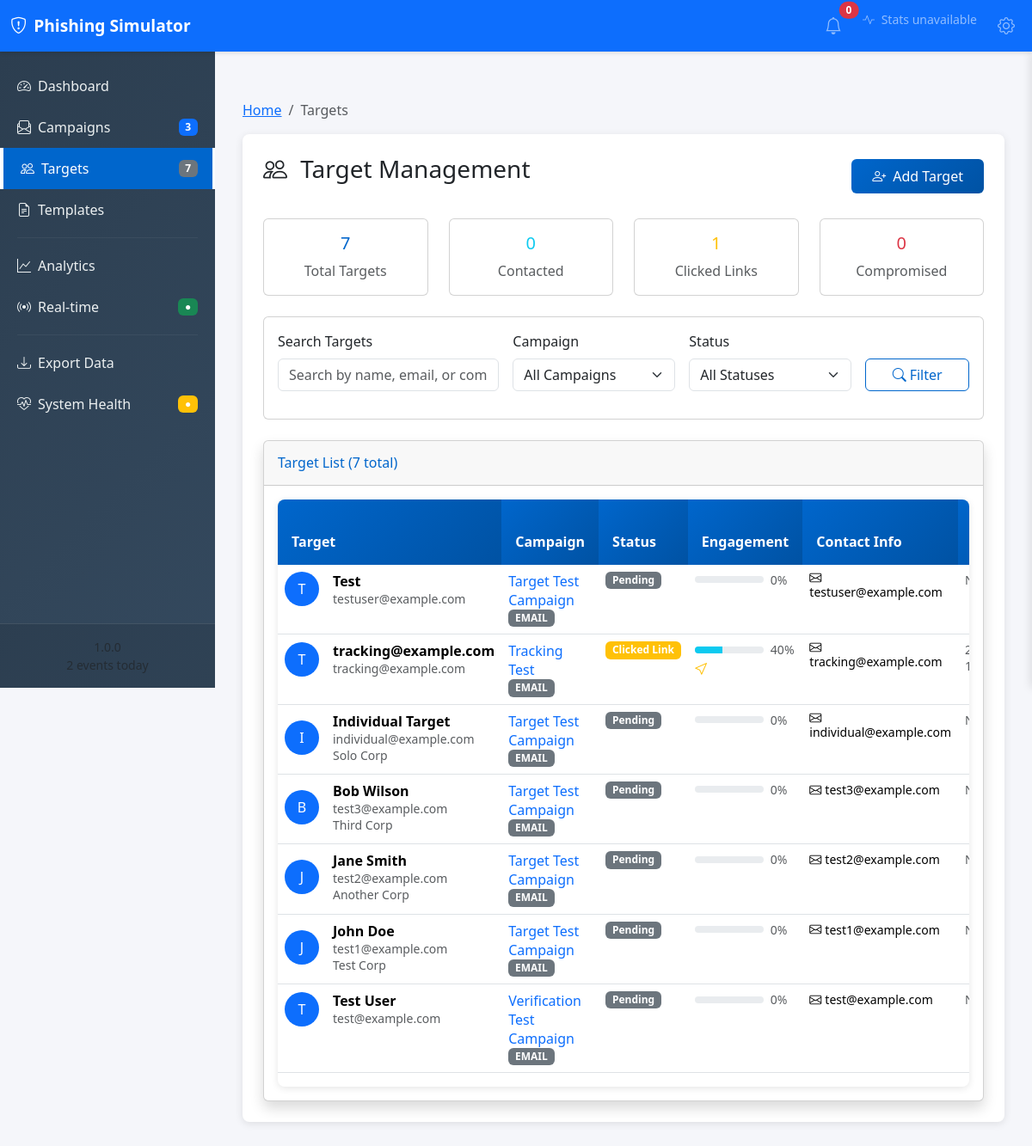
The app's page /admin/targets/ with its own data.
### models/target.py (models this page shows, shortened)
class Target(db.Model):
    __tablename__ = 'targets'
    id = Column(Integer, primary_key=True)
    campaign_id = Column(Integer, ForeignKey('campaigns.id'), nullable=False)
    email = Column(String(254), nullable=False)  # RFC 5321 limit
    phone = Column(String(20))
    first_name = Column(String(50))
    last_name = Column(String(50))
    company = Column(String(100))
    position = Column(String(100))
    notes = Column(Text)
    created_at = Column(DateTime, default=datetime.utcnow, nullable=False)
    updated_at = Column(DateTime, default=datetime.utcnow, onupdate=datetime.utcnow)
    email_sent = Column(Boolean, default=False)
    sms_sent = Column(Boolean, default=False)
    clicked_link = Column(Boolean, default=False)
    entered_credentials = Column(Boolean, default=False)
    tracking_events = relationship('Tracking', backref='target', lazy=True, cascade='all, delete-orphan')
    captured_credentials = relationship('Credential', backref='target', lazy=True, cascade='all, delete-orphan')
    @property
    def full_name(self):
        if self.first_name and self.last_name:
            return f'{self.first_name} {self.last_name}'
        elif self.first_name:
            return self.first_name
        elif self.last_name:
            return self.last_name
        return None
    @property
    def display_name(self):
        return self.full_name or self.email
    @property
    def engagement_score(self):
        score = 0
        if self.email_sent:
            score += 10
        if self.sms_sent:
            score += 10
        if self.clicked_link:
            score += 40
        if self.entered_credentials:
            score += 40
        return min(score, 100)
    @property
    def status(self):
        if self.entered_credentials:
            return 'credentials_entered'
        elif self.clicked_link:
            return 'clicked_link'
        elif self.email_sent or self.sms_sent:
            return 'contacted'
        else:
            return 'pending'
    @property
    def status_display(self):
        status_map = {
            'credentials_entered': 'Credentials Captured',
            'clicked_link': 'Clicked Link',
            'contacted': 'Contacted',
            'pending': 'Pending'
        }
        return status_map.get(self.status, 'Unknown')
    @property
    def last_activity(self):
        if not self.tracking_events:
            return None
        return max(self.tracking_events, key=lambda x: x.timestamp).timestamp

### models/campaign.py (models this page shows, shortened)
class Campaign(db.Model):
    __tablename__ = 'campaigns'
    id = Column(Integer, primary_key=True)
    name = Column(String(100), nullable=False, unique=True)
    description = Column(Text)
    type = Column(
        Enum('email', 'sms', 'both', name='campaign_type'),
        nullable=False,
        default='email'
    )
    status = Column(
        Enum('draft', 'active', 'paused', 'completed', name='campaign_status'),
        nullable=False,
        default='draft'
    )
    created_at = Column(DateTime, default=datetime.utcnow, nullable=False)
    updated_at = Column(DateTime, default=datetime.utcnow, onupdate=datetime.utcnow)
    started_at = Column(DateTime)
    ended_at = Column(DateTime)
    auto_start = Column(Boolean, default=False)
    track_opens = Column(Boolean, default=True)
    track_clicks = Column(Boolean, default=True)
    created_by = Column(String(50), default='admin')  # Pentru viitor - multi-user
    targets = relationship('Target', backref='campaign', lazy=True, cascade='all, delete-orphan')
    tracking_events = relationship('Tracking', backref='campaign', lazy=True, cascade='all, delete-orphan')
    captured_credentials = relationship('Credential', backref='campaign', lazy=True, cascade='all, delete-orphan')

### routes/targets.py (the view, shortened to what this page needs)
@bp.route('/')
def list_targets():
    try:
        search_query = request.args.get('q', '').strip()
        campaign_filter = request.args.get('campaign_id', type=int)
        status_filter = request.args.get('status', '')
        page = int(request.args.get('page', 1))
        per_page = int(request.args.get('per_page', 50))
        targets_query = Target.query
        if campaign_filter:
            targets_query = targets_query.filter_by(campaign_id=campaign_filter)
        if status_filter:
            all_targets = targets_query.all()
            filtered_targets = [t for t in all_targets if t.status == status_filter]
            start = (page - 1) * per_page
            end = start + per_page
            paginated_targets = filtered_targets[start:end]
            total = len(filtered_targets)
            pages = (total + per_page - 1) // per_page
        else:
            paginated_result = targets_query.order_by(Target.created_at.desc())\
                .paginate(page=page, per_page=per_page, error_out=False)
            paginated_targets = paginated_result.items
            total = paginated_result.total
            pages = paginated_result.pages
        stats = {
            'total_targets': Target.query.count(),
            'contacted': Target.query.filter(
                db.or_(Target.email_sent == True, Target.sms_sent == True)
            ).count(),
            'clicked': Target.query.filter_by(clicked_link=True).count(),
            'compromised': Target.query.filter_by(entered_credentials=True).count(),
            'campaigns': Campaign.query.count()
        }
        campaigns = Campaign.query.order_by(Campaign.name).all()
        return render_template('admin/targets.html',
                             targets=paginated_targets,
                             pagination={
                                 'page': page,
                                 'per_page': per_page,
                                 'total': total,
                                 'pages': pages,
                                 'has_prev': page > 1,
                                 'has_next': page < pages
                             },
                             stats=stats,
                             campaigns=campaigns,
                             filters={
                                 'search_query': search_query,
                                 'campaign_filter': campaign_filter,
                                 'status_filter': status_filter
                             })
    except Exception as e:
        logger.error(f"Error listing targets: {str(e)}")
        flash('Error loading targets', 'error')
        return render_template('admin/targets.html',
                             targets=[],
                             pagination={},
                             stats={},
                             campaigns=[],
                             filters={})

### templates/admin/targets.html (shortened to what this page needs)
{% extends "admin/base.html" %}
{% block breadcrumb %}
<li class="breadcrumb-item active">Targets</li>
{% endblock %}
{% block content %}
<div class="row mb-4">
    <div class="col-12">
        <div class="d-flex justify-content-between align-items-center">
            <h1 class="h3 mb-3">
                <i class="bi bi-people me-2"></i>
                Target Management
            </h1>
            <a href="{{ url_for('targets.create_target') }}" class="btn btn-primary">
                <i class="bi bi-person-plus me-2"></i>Add Target
            </a>
        </div>
    </div>
</div>
<div class="row mb-4">
    <div class="col-md-3">
        <div class="card text-center">
            <div class="card-body">
                <h5 class="card-title text-primary">{{ stats.total_targets or 0 }}</h5>
                <p class="card-text text-muted">Total Targets</p>
            </div>
        </div>
    </div>
    <div class="col-md-3">
        <div class="card text-center">
            <div class="card-body">
                <h5 class="card-title text-info">{{ stats.contacted or 0 }}</h5>
                <p class="card-text text-muted">Contacted</p>
            </div>
        </div>
    </div>
    <div class="col-md-3">
        <div class="card text-center">
            <div class="card-body">
                <h5 class="card-title text-warning">{{ stats.clicked or 0 }}</h5>
                <p class="card-text text-muted">Clicked Links</p>
            </div>
        </div>
    </div>
    <div class="col-md-3">
        <div class="card text-center">
            <div class="card-body">
                <h5 class="card-title text-danger">{{ stats.compromised or 0 }}</h5>
                <p class="card-text text-muted">Compromised</p>
            </div>
        </div>
    </div>
</div>
<div class="card mb-4">
    <div class="card-body">
        <form method="GET" class="row g-3">
            <div class="col-md-4">
                <label for="search" class="form-label">Search Targets</label>
                <input type="text" class="form-control" id="search" name="q"
                       value="{{ filters.search_query or '' }}"
                       placeholder="Search by name, email, or company">
            </div>
            <div class="col-md-3">
                <label for="campaign" class="form-label">Campaign</label>
                <select class="form-select" id="campaign" name="campaign_id">
                    <option value="">All Campaigns</option>
                </select>
            </div>
            <div class="col-md-3">
                <label for="status" class="form-label">Status</label>
                <select class="form-select" id="status" name="status">
                    <option value="">All Statuses</option>
                </select>
            </div>
            <div class="col-md-2">
                <label class="form-label">&nbsp;</label>
                <div class="d-grid">
                    <button type="submit" class="btn btn-outline-primary">
                        <i class="bi bi-search me-1"></i>Filter
                    </button>
                </div>
            </div>
        </form>
    </div>
</div>
<div class="card shadow">
    <div class="card-header py-3">
        <h6 class="m-0 font-weight-bold text-primary">
            Target List
            {% if pagination.total %}
                ({{ pagination.total }} total)
            {% endif %}
        </h6>
    </div>
    <div class="card-body">
        {% if targets %}
            <div class="table-responsive">
                <table class="table table-hover">
                    <thead class="table-light">
                        <tr>
                            <th>Target</th>
                            <th>Campaign</th>
                            <th>Status</th>
                            <th>Engagement</th>
                            <th>Contact Info</th>
                            <th>Last Activity</th>
                        </tr>
                    </thead>
                    <tbody>
                        {% for target in targets %}
                        <tr>
                            <td>
                                <div class="d-flex align-items-center">
                                    <div class="me-3">
                                        <div class="bg-primary text-white rounded-circle d-flex align-items-center justify-content-center"
                                             style="width: 40px; height: 40px;">
                                            {{ (target.first_name or target.email)[0]|upper }}
                                        </div>
                                    </div>
                                    <div>
                                        <strong>{{ target.display_name }}</strong>
                                        <br><small class="text-muted">{{ target.email }}</small>
                                        {% if target.company %}
                                            <br><small class="text-muted">{{ target.company }}</small>
                                        {% endif %}
                                    </div>
                                </div>
                            </td>
                            <td>
                                <a href="{{ url_for('campaigns.view_campaign', campaign_id=target.campaign_id) }}"
                                   class="text-decoration-none">
                                    {{ target.campaign.name if target.campaign else 'Unknown' }}
                                </a>
                                {% if target.campaign %}
                                    <br><span class="badge bg-secondary">{{ target.campaign.type|upper }}</span>
                                {% endif %}
                            </td>
                            <td>
                                <span class="badge bg-{% if target.status == 'credentials_entered' %}danger{% elif target.status == 'clicked_link' %}warning{% elif target.status == 'contacted' %}info{% else %}secondary{% endif %}">
                                    {{ target.status_display }}
                                </span>
                            </td>
                            <td>
                                <div class="d-flex align-items-center">
                                    <div class="progress me-2" style="width: 80px; height: 8px;">
                                        <div class="progress-bar bg-{% if target.engagement_score > 75 %}danger{% elif target.engagement_score > 50 %}warning{% elif target.engagement_score > 25 %}info{% else %}secondary{% endif %}"
                                             style="width: {{ target.engagement_score }}%"></div>
                                    </div>
                                    <small class="text-muted">{{ target.engagement_score }}%</small>
                                </div>
                                <div class="mt-1">
                                    {% if target.clicked_link %}<i class="bi bi-cursor text-warning me-1" title="Clicked Link"></i>{% endif %}
                                </div>
                            </td>
                            <td>
                                <div class="small">
                                    <i class="bi bi-envelope me-1"></i>{{ target.email }}<br>
                                </div>
                            </td>
                            <td>
                                {% if target.last_activity %}
                                    <small class="text-muted">{{ target.last_activity.strftime('%Y-%m-%d') }}<br>{{ target.last_activity.strftime('%H:%M') }}</small>
                                {% else %}
                                    <small class="text-muted">No activity</small>
                                {% endif %}
                            </td>
                        </tr>
                        {% endfor %}
                    </tbody>
                </table>
            </div>
        {% endif %}
    </div>
</div>
{% endblock %}

### records on screen
Target: first_name "T", display_name "Test", email "testuser@example.com", campaign "Target Test Campaign", campaign.type "EMAIL", status_display "Pending", engagement_score "0"
Target: first_name+email "T", display_name "tracking@example.com", email "tracking@example.com", campaign "Tracking Test", campaign.type "EMAIL", status_display "Clicked Link", engagement_score "40"
Target: first_name "I", display_name "Individual Target", email "individual@example.com", company "Solo Corp", campaign "Target Test Campaign", campaign.type "EMAIL", status_display "Pending", engagement_score "0"
Target: first_name "B", display_name "Bob Wilson", email "test3@example.com", company "Third Corp", campaign "Target Test Campaign", campaign.type "EMAIL", status_display "Pending", engagement_score "0"
Target: first_name "J", display_name "Jane Smith", email "test2@example.com", company "Another Corp", campaign "Target Test Campaign", campaign.type "EMAIL", status_display "Pending", engagement_score "0"
Target: first_name "J", display_name "John Doe", email "test1@example.com", company "Test Corp", campaign "Target Test Campaign", campaign.type "EMAIL", status_display "Pending", engagement_score "0"
Target: first_name "T", display_name "Test User", email "test@example.com", campaign "Verification Test Campaign", campaign.type "EMAIL", status_display "Pending", engagement_score "0"

### other values on screen
{{ app_name or 'Phishing Simulator' }} "Phishing Simulator"
{{ sidebar_stats.total_campaigns or 0 }} "3"
{{ sidebar_stats.total_targets or 0 }} "7"
{{ stats.total_targets or 0 }} "7"
{{ stats.contacted or 0 }} "0"
{{ stats.clicked or 0 }} "1"
{{ stats.compromised or 0 }} "0"
{{ pagination.total }} "7"
